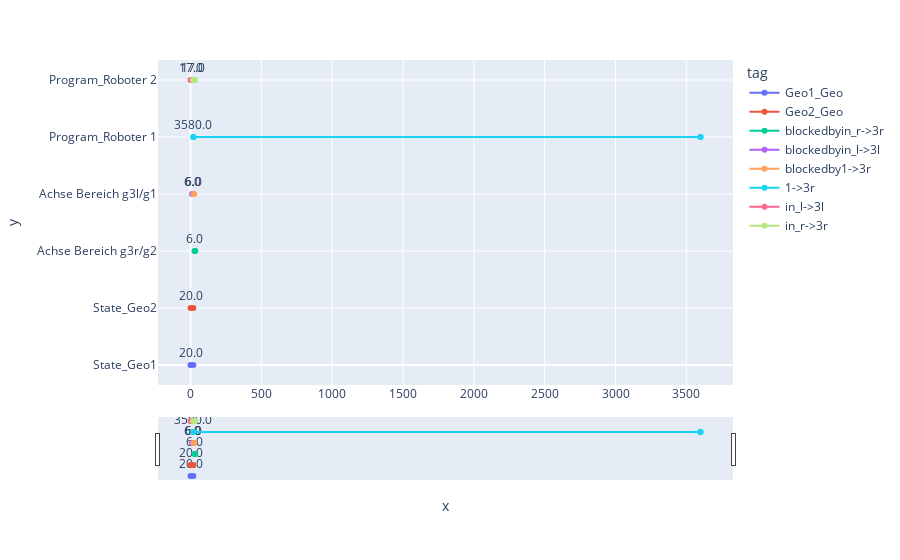

The code cell stored with this chart in its notebook:
### Code cell
sim.core.plotHistory(excludes = ["Fill"])

### Figure 1 — Plotly figure (JSON) as saved in the notebook; plotly's stock layout.template omitted (floating-point values rounded to 4 significant figures)
{"data": [{"hovertemplate": "tag=Geo1_Geo<br>x=%{x}<br>y=%{y}<br>text=%{text}<extra></extra>", "legendgroup": "Geo1_Geo", "line": {"color": "#636efa", "dash": "solid"}, "marker": {"symbol": "circle"}, "mode": "text+markers+lines", "name": "Geo1_Geo", "orientation": "v", "showlegend": true, "text": ["20.0", "", ""], "textposition": "top center", "type": "scatter", "x": [0, 20, null], "xaxis": "x", "y": [0, 0, null], "yaxis": "y"}, {"hovertemplate": "tag=Geo2_Geo<br>x=%{x}<br>y=%{y}<br>text=%{text}<extra></extra>", "legendgroup": "Geo2_Geo", "line": {"color": "#EF553B", "dash": "solid"}, "marker": {"symbol": "circle"}, "mode": "text+markers+lines", "name": "Geo2_Geo", "orientation": "v", "showlegend": true, "text": ["20.0", "", ""], "textposition": "top center", "type": "scatter", "x": [0, 20, null], "xaxis": "x", "y": [1, 1, null], "yaxis": "y"}, {"hovertemplate": "tag=blockedbyin_r->3r<br>x=%{x}<br>y=%{y}<br>text=%{text}<extra></extra>", "legendgroup": "blockedbyin_r->3r", "line": {"color": "#00cc96", "dash": "solid"}, "marker": {"symbol": "circle"}, "mode": "text+markers+lines", "name": "blockedbyin_r->3r", "orientation": "v", "showlegend": true, "text": ["6.0", "", ""], "textposition": "top center", "type": "scatter", "x": [28, 34, null], "xaxis": "x", "y": [2, 2, null], "yaxis": "y"}, {"hovertemplate": "tag=blockedbyin_l->3l<br>x=%{x}<br>y=%{y}<br>text=%{text}<extra></extra>", "legendgroup": "blockedbyin_l->3l", "line": {"color": "#ab63fa", "dash": "solid"}, "marker": {"symbol": "circle"}, "mode": "text+markers+lines", "name": "blockedbyin_l->3l", "orientation": "v", "showlegend": true, "text": ["6.0", "", ""], "textposition": "top center", "type": "scatter", "x": [11, 17, null], "xaxis": "x", "y": [3, 3, null], "yaxis": "y"}, {"hovertemplate": "tag=blockedby1->3r<br>x=%{x}<br>y=%{y}<br>text=%{text}<extra></extra>", "legendgroup": "blockedby1->3r", "line": {"color": "#FFA15A", "dash": "solid"}, "marker": {"symbol": "circle"}, "mode": "text+markers+lines", "name": "blockedby1->3r", "orientation": "v", "showlegend": true, "text": ["6.0", "", ""], "textposition": "top center", "type": "scatter", "x": [20, 26, null], "xaxis": "x", "y": [3, 3, null], "yaxis": "y"}, {"hovertemplate": "tag=1->3r<br>x=%{x}<br>y=%{y}<br>text=%{text}<extra></extra>", "legendgroup": "1->3r", "line": {"color": "#19d3f3", "dash": "solid"}, "marker": {"symbol": "circle"}, "mode": "text+markers+lines", "name": "1->3r", "orientation": "v", "showlegend": true, "text": ["3580.0", "", "", "3580.0", "", ""], "textposition": "top center", "type": "scatter", "x": [20, 3600, null, 20, 3600, null], "xaxis": "x", "y": [4, 4, null, 4, 4, null], "yaxis": "y"}, {"hovertemplate": "tag=in_l->3l<br>x=%{x}<br>y=%{y}<br>text=%{text}<extra></extra>", "legendgroup": "in_l->3l", "line": {"color": "#FF6692", "dash": "solid"}, "marker": {"symbol": "circle"}, "mode": "text+markers+lines", "name": "in_l->3l", "orientation": "v", "showlegend": true, "text": ["17.0", "", ""], "textposition": "top center", "type": "scatter", "x": [0, 17, null], "xaxis": "x", "y": [5, 5, null], "yaxis": "y"}, {"hovertemplate": "tag=in_r->3r<br>x=%{x}<br>y=%{y}<br>text=%{text}<extra></extra>", "legendgroup": "in_r->3r", "line": {"color": "#B6E880", "dash": "solid"}, "marker": {"symbol": "circle"}, "mode": "text+markers+lines", "name": "in_r->3r", "orientation": "v", "showlegend": true, "text": ["17.0", "", ""], "textposition": "top center", "type": "scatter", "x": [17, 34, null], "xaxis": "x", "y": [5, 5, null], "yaxis": "y"}], "layout": {"legend": {"title": {"text": "tag"}, "tracegroupgap": 0}, "margin": {"t": 60}, "xaxis": {"anchor": "y", "domain": [0, 1], "rangeslider": {"visible": true}, "title": {"text": "x"}}, "yaxis": {"anchor": "x", "domain": [0, 1], "fixedrange": false, "tickmode": "array", "ticktext": ["State_Geo1", "State_Geo2", "Achse Bereich g3r/g2", "Achse Bereich g3l/g1", "Program_Roboter 1", "Program_Roboter 2"], "tickvals": [0, 1, 2, 3, 4, 5], "title": {"text": "y"}}}}
